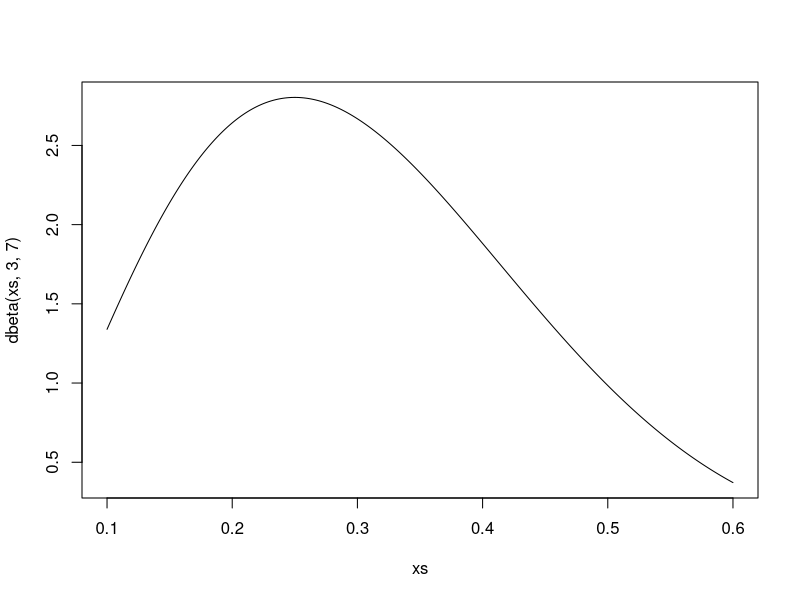
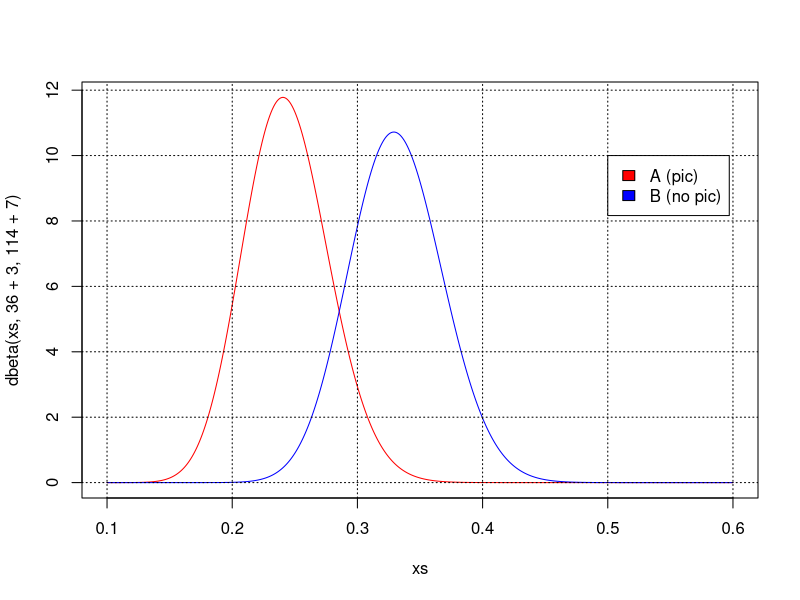
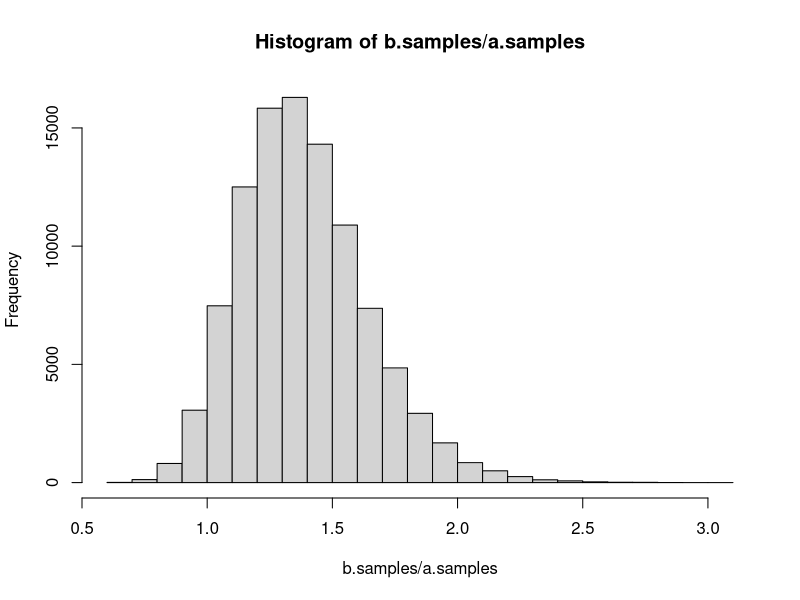
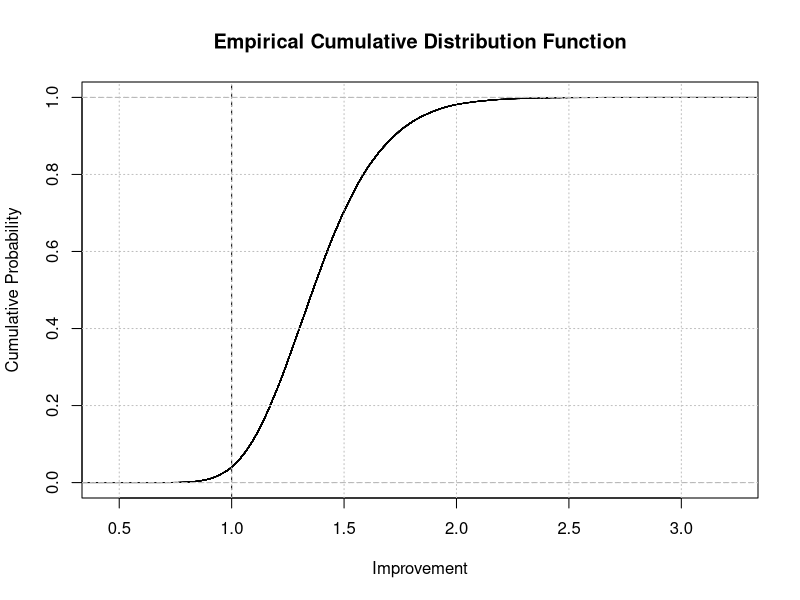
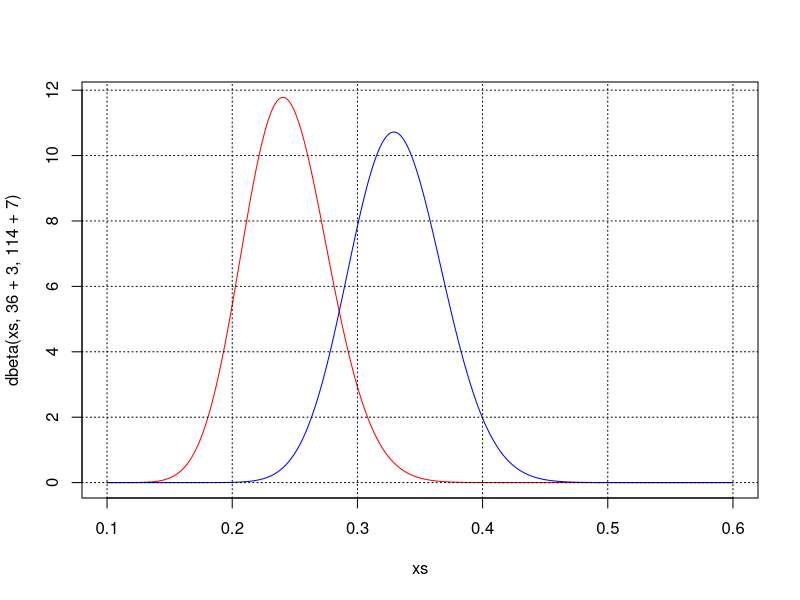
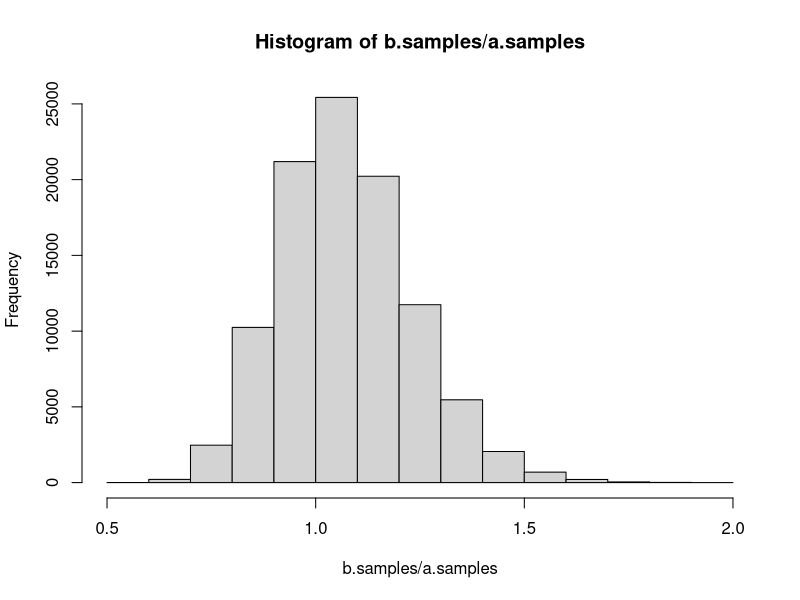
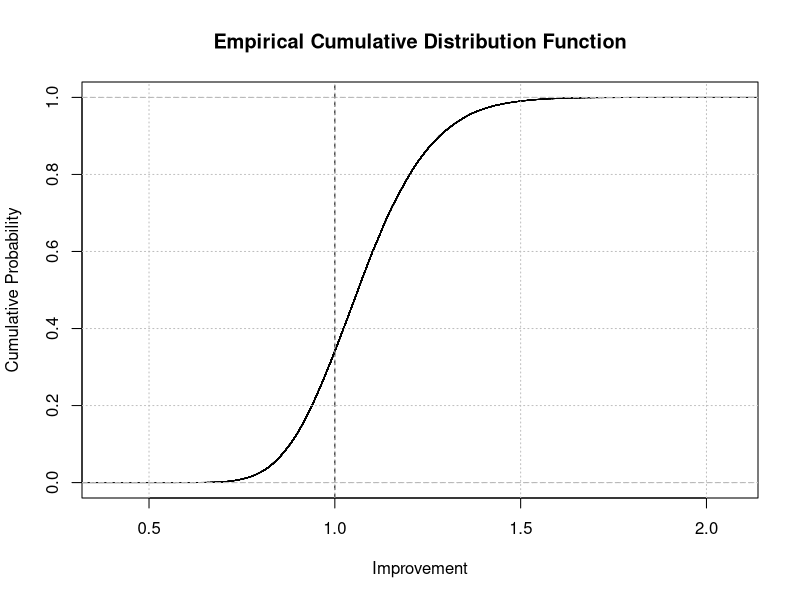

These figures' R source, in order:
xs = seq(0.1, 0.6, by=0.001)

# prior
plot(xs, dbeta(xs, 3,7), type='l')

# with likelihood
aClick = 36
aNot = 114

bClick = 50
bNot = 100

# a
plot(xs, dbeta(xs, 36+3, 114+7), type='l', col='red')
# mean
39 / (39 + 121)

# b
lines(xs, dbeta(xs, 50+3, 100+7), type='l', col='blue')
grid(col='black')
# mean
53 / (53 + 107)

legend(.5, 10, legend=c("A (pic)", "B (no pic)"), fill=c("red", "blue"))

# MONTE CARLO SIMULATIONS
# A Monte Carlo simulation is any technique that makes use of random sampling to solve a problem.
n.trials = 100000
prior.alpha = 3
prior.beta = 7

a.samples = rbeta(n.trials, 36+prior.alpha, 114+prior.beta)
b.samples = rbeta(n.trials, 50+prior.alpha, 100+prior.beta)

p.b_superior = sum(b.samples > a.samples) / n.trials

# 1.4 is the highest, probably a 40% improvement in B compared to A
hist(b.samples / a.samples, plot=TRUE)

# empirical cumulative distribution function
plot.ecdf(ecdf(b.samples / a.samples), 
          main="Empirical Cumulative Distribution Function",
          xlab="Improvement",
          ylab="Cumulative Probability")
abline(v=1, lty='dashed')
grid(col='gray')
# Smaller than 1 means A is better. Even if it is better, it isn't by much

##########################################
##########     Exercise 2    #############
##########################################
a.prior.alpha = 30
a.prior.beta = 70

b.prior.alpha = 20
b.prior.beta = 80

# a
plot(xs, dbeta(xs, 36+3, 114+7), type='l', col='red')
# mean
a.prior.alpha / (a.prior.alpha + a.prior.beta)

# b
lines(xs, dbeta(xs, 50+3, 100+7), type='l', col='blue')
grid(col='black')
# mean
b.prior.alpha / (b.prior.alpha + b.prior.beta)

a.samples = rbeta(n.trials, 36+a.prior.alpha, 114+a.prior.beta)
b.samples = rbeta(n.trials, 50+b.prior.alpha, 100+b.prior.beta)

p.b_superior = sum(b.samples > a.samples) / n.trials

# 1.4 is the highest, probably a 40% improvement in B compared to A
hist(b.samples / a.samples, plot=TRUE)

# empirical cumulative distribution function
plot.ecdf(ecdf(b.samples / a.samples), 
          main="Empirical Cumulative Distribution Function",
          xlab="Improvement",
          ylab="Cumulative Probability")
abline(v=1, lty='dashed')
grid(col='gray')


##########################################
##########     Exercise 3    #############
##########################################

# Each run will give different results, because this is a simulation
a.true.rate = 0.25 
b.true.rate = 0.3

number.of.samples = 1000 

a.results = runif(number.of.samples / 2) <= a.true.rate
b.results = runif(number.of.samples / 2) <= b.true.rate

a.samples = rbeta(n.trials, sum(a.results)+prior.alpha, sum(a.results==FALSE)+prior.beta)
b.samples = rbeta(n.trials, sum(b.results)+prior.alpha, sum(b.results==FALSE)+prior.beta)

sum(b.samples > a.samples) / n.trials

